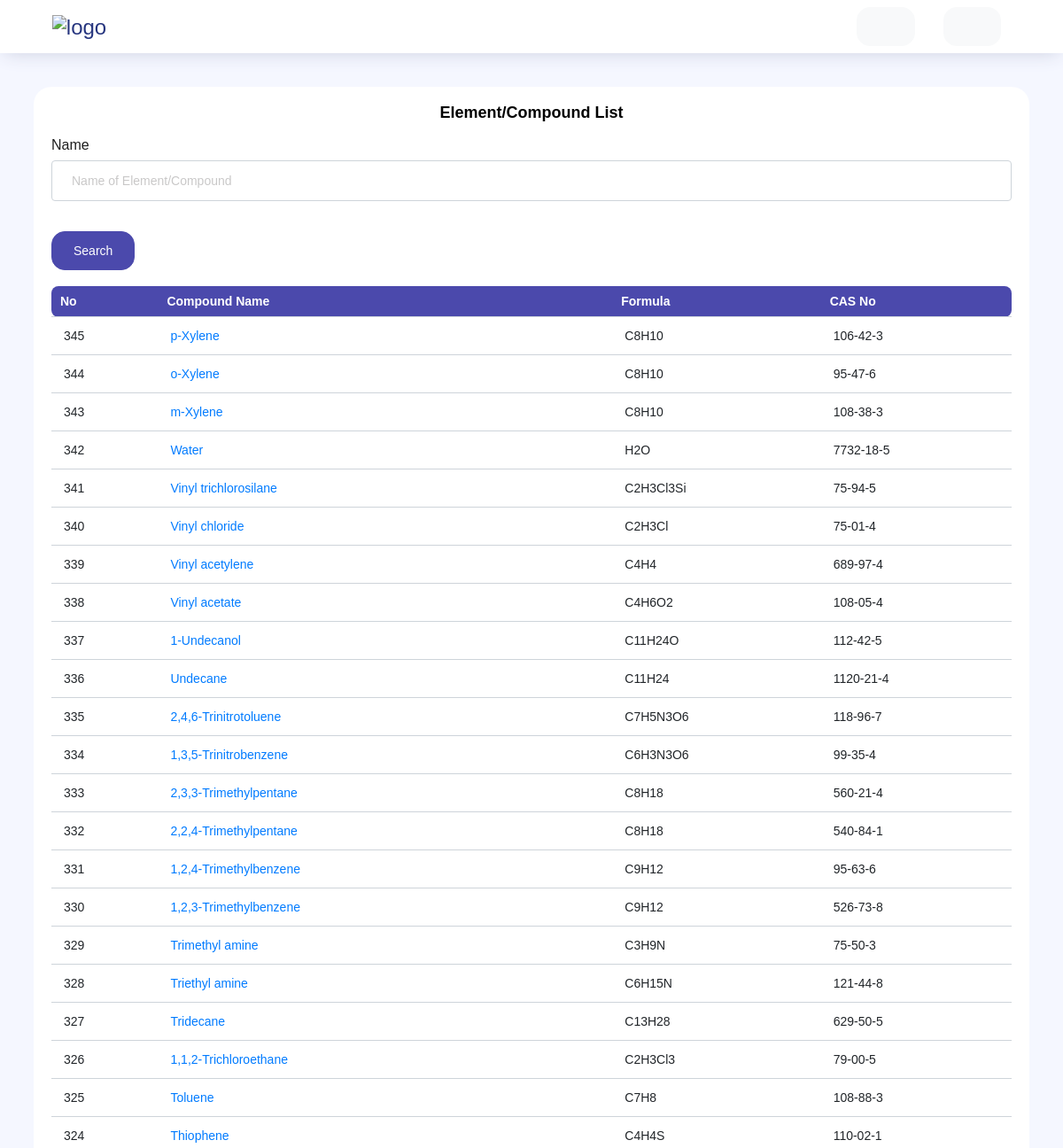
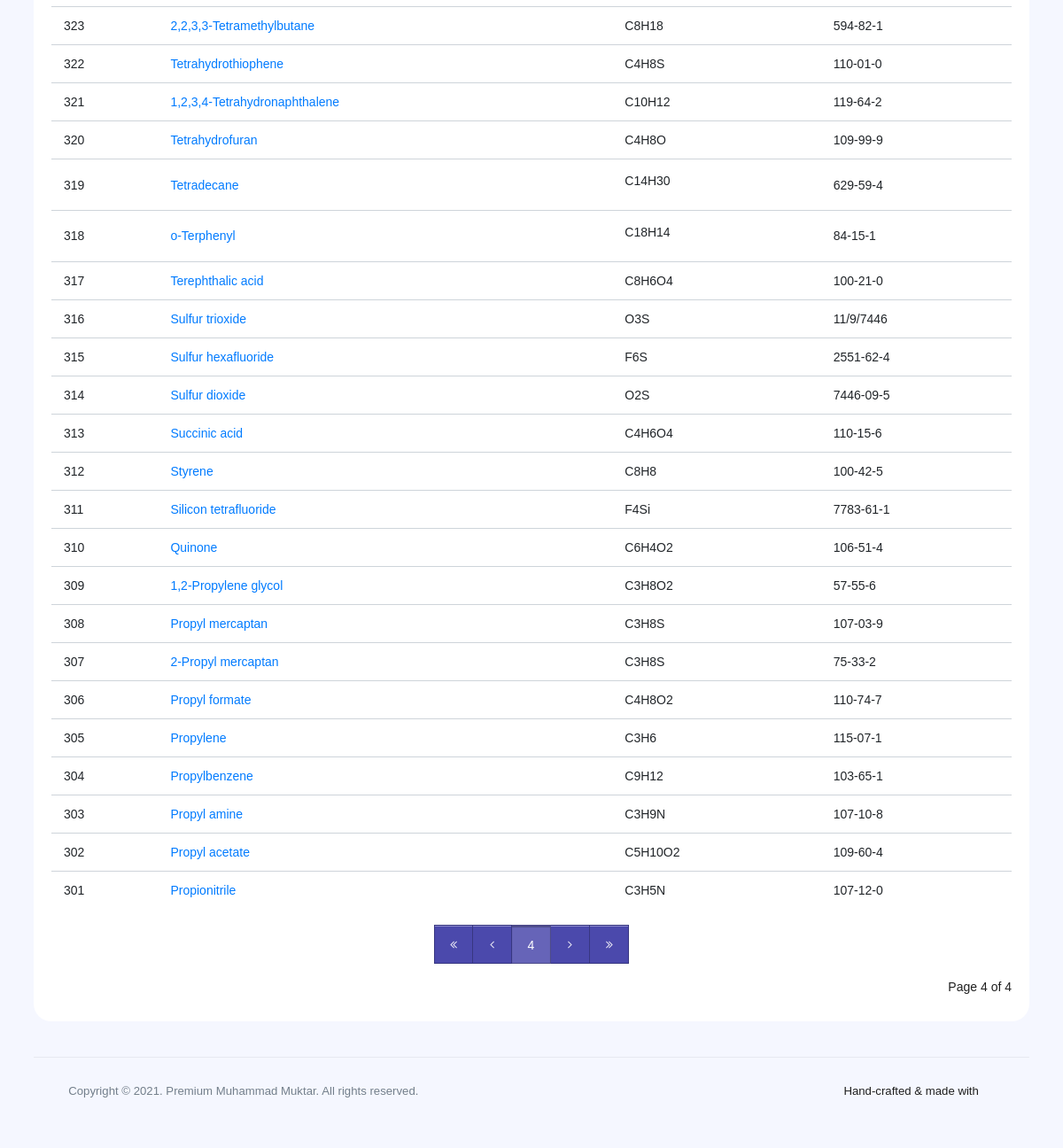
The page /element/?page=4 on the database its author committed (2 pictures, top to bottom).
### core/models.py (models this page shows, shortened)
class Element(models.Model):
    name = models.CharField(max_length=300, blank=True, null=True)
    formula= RichTextUploadingField(max_length=200,blank=True, null=True)
    CASno = models.CharField(max_length=300,blank=True, null=True)

### core/views.py (the view)
# urls.py: path('element/', pro_home, name='Process'),
def pro_home(request):
    queryset = Element.objects.all().order_by('id')
    now = datetime.date(datetime.now())
    paginator = Paginator(queryset, 100)
    page = request.GET.get('page')
    queryset = paginator.get_page(page)
    form = ElementSearchForm(request.POST or None)
    if request.method == 'POST':
        queryset = Element.objects.filter(
									name__icontains=form['name'].value(),
									)
    context = {
        "queryset": queryset,
        'form': form,
        'now': now,
    }
    return render (request, 'pro.html', context)

### core/forms.py
class ElementSearchForm(forms.ModelForm):
    class Meta:
        model = Element
        fields = ['name', ]
        widgets = {
            'name':forms.TextInput(attrs={'id':'myInput','type':'text', 'name':'query','class':'form-control','placeholder':'Name of Element/Compound'}),
        }

### templates/pro.html (shortened to what this page needs)
{% extends "dashboard.html" %} {% load static %} {% block changepassword %} {% load crispy_forms_tags %}
<link rel="stylesheet" href="{% static 'css/pagination.css' %}">
<link rel="stylesheet" href="//maxcdn.bootstrapcdn.com/font-awesome/4.3.0/css/font-awesome.min.css">
<div class="row">
    <div class="col-md-12 grid-margin stretch-card">
        <div class="card">
            <div class="card-body">
                <h1 class="card-title text-center">Element/Compound list</h1>
                <form autocomplete="on" method='POST' action=''>{% csrf_token %}
                <div class="autocomplete">
                {{form|crispy}}
                    </div>
                    <br>
                    <input class="btn btn-primary mybutton" type="submit" value='Search' />
                </form>
                <br>
                <div class="table-responsive">
                    <table class="table table-hover display expandable-table">
                        <thead>
                            <tr>
                                <th>No</th>
                                <th>Compound Name</th>
                                <th>Formula</th>
                                <th>CAS No</th>
                            </tr>
                        </thead>
                        {% for instance in queryset reversed %}
                        <tr>
                            <td>{{instance.id}}</td>
                            <td><a href="{% url 'ProcessDetail' instance.id %}">{{instance.name}}</a></td>
                            <td>{{instance.formula| safe}}</td>
                            <td>{{instance.CASno | safe}}</td>
                        </tr>
                        {% endfor %}
                    </table>
                </div>
                <br>
                <ul class="pagination" role="menubar" aria-label="Pagination">
                    {% if queryset.has_previous %}
                    <li><a href="?page=1"><span>First</span></a></li>
                    <li><a href="?page={{queryset.previous_page_number}}"><span>Previous</span></a></li>
                    {% else %}
                    <li><a href=""><span>First</span></a></li>
                    <li><a href=""><span>Previous</span></a></li>
                    {% endif %}
                    <li class="current"><a href="">{{ queryset.number }}</a></li>
                    {% if queryset.has_next %}
                    <li><a href="?page={{ queryset.next_page_number }}"><span>Next</span></a></li>
                    <li><a href="?page={{ queryset.paginator.num_pages }}"><span>Last</span></a></li>
                    {% else %}
                    <li><a href=""><span>Next</span></a></li>
                    <li><a href=""><span>Last</span></a></li>
                    {% endif %}
                </ul>
                <div class="text-right">
                    <p class="text-right">Page {{ queryset.number }} of {{ queryset.paginator.num_pages }}</p>
                </div>
            </div>
        </div>
    </div>
    {% endblock changepassword %}

### static/css/pagination.css (style rules this page uses)
.pagination, .pagination li a { display: flex; flex-wrap: wrap; justify-content: center; align-items: center; }
.pagination li { background-color: #4B49AC; }
.pagination a { font-weight: 300; padding-top: 1px; text-decoration: none; border: 1px solid rgba(0, 0, 0, .25); border-left-width: 0; min-width: 44px; min-height: 44px; color: rgba(255, 255, 255, .85); box-shadow: inset 0px 1px 0px 0px rgba(255, 255, 255, .35); }
.pagination li:first-of-type a { border-left-width: 1px; }
.pagination li:first-child a::before, .pagination li:last-child a::after, .pagination li:nth-of-type(2) a::before, .pagination li:nth-last-of-type(2) a::after { display: inline-block; font-family: Fontawesome; font-size: inherit; text-rendering: auto; -webkit-font-smoothing: antialiased; -moz-osx-font-smoothing: grayscale; transform: translate(0, 0); }
.pagination li:first-child a::before, .pagination li:last-child a::after { content: "\f100"; }
.pagination li:nth-of-type(2) a::before, .pagination li:nth-last-of-type(2) a::after { content: "\f104"; }
.pagination li:last-child a::after, .pagination li:nth-last-of-type(2) a::after { transform: rotate(180deg); }
.pagination li.current a { padding-top: .25em; color: rgba(255, 255, 255, 1); background-color: rgba(255, 255, 255, .15); box-shadow: inset 0px 2px 1px 0px rgba(0, 0, 0, .25); cursor: default; pointer-events: none; }

### rows shown on the page
Element: id "345", name "p-Xylene", formula "C8H10", CASno "106-42-3"
Element: id "344", name "o-Xylene", formula "C8H10", CASno "95-47-6"
Element: id "343", name "m-Xylene", formula "C8H10", CASno "108-38-3"
Element: id "342", name "Water", formula "H2O", CASno "7732-18-5"
Element: id "341", name "Vinyl trichlorosilane", formula "C2H3Cl3Si", CASno "75-94-5"
Element: id "340", name "Vinyl chloride", formula "C2H3Cl", CASno "75-01-4"
Element: id "339", name "Vinyl acetylene", formula "C4H4", CASno "689-97-4"
Element: id "338", name "Vinyl acetate", formula "C4H6O2", CASno "108-05-4"
Element: id "337", name "1-Undecanol", formula "C11H24O", CASno "112-42-5"
Element: id "336", name "Undecane", formula "C11H24", CASno "1120-21-4"
Element: id "335", name "2,4,6-Trinitrotoluene", formula "C7H5N3O6", CASno "118-96-7"
Element: id "334", name "1,3,5-Trinitrobenzene", formula "C6H3N3O6", CASno "99-35-4"
Element: id "333", name "2,3,3-Trimethylpentane", formula "C8H18", CASno "560-21-4"
Element: id "332", name "2,2,4-Trimethylpentane", formula "C8H18", CASno "540-84-1"
Element: id "331", name "1,2,4-Trimethylbenzene", formula "C9H12", CASno "95-63-6"
Element: id "330", name "1,2,3-Trimethylbenzene", formula "C9H12", CASno "526-73-8"
Element: id "329", name "Trimethyl amine", formula "C3H9N", CASno "75-50-3"
Element: id "328", name "Triethyl amine", formula "C6H15N", CASno "121-44-8"
Element: id "327", name "Tridecane", formula "C13H28", CASno "629-50-5"
Element: id "326", name "1,1,2-Trichloroethane", formula "C2H3Cl3", CASno "79-00-5"
Element: id "325", name "Toluene", formula "C7H8", CASno "108-88-3"
Element: id "324", name "Thiophene", formula "C4H4S", CASno "110-02-1"
Element: id "323", name "2,2,3,3-Tetramethylbutane", formula "C8H18", CASno "594-82-1"
Element: id "322", name "Tetrahydrothiophene", formula "C4H8S", CASno "110-01-0"
Element: id "321", name "1,2,3,4-Tetrahydronaphthalene", formula "C10H12", CASno "119-64-2"
Element: id "320", name "Tetrahydrofuran", formula "C4H8O", CASno "109-99-9"
Element: id "319", name "Tetradecane", formula "C14H30", CASno "629-59-4"
Element: id "318", name "o-Terphenyl", formula "C18H14", CASno "84-15-1"
Element: id "317", name "Terephthalic acid", formula "C8H6O4", CASno "100-21-0"
Element: id "316", name "Sulfur trioxide", formula "O3S", CASno "11/9/7446"
Element: id "315", name "Sulfur hexafluoride", formula "F6S", CASno "2551-62-4"
Element: id "314", name "Sulfur dioxide", formula "O2S", CASno "7446-09-5"
Element: id "313", name "Succinic acid", formula "C4H6O4", CASno "110-15-6"
Element: id "312", name "Styrene", formula "C8H8", CASno "100-42-5"
Element: id "311", name "Silicon tetrafluoride", formula "F4Si", CASno "7783-61-1"
Element: id "310", name "Quinone", formula "C6H4O2", CASno "106-51-4"
Element: id "309", name "1,2-Propylene glycol", formula "C3H8O2", CASno "57-55-6"
Element: id "308", name "Propyl mercaptan", formula "C3H8S", CASno "107-03-9"
Element: id "307", name "2-Propyl mercaptan", formula "C3H8S", CASno "75-33-2"
Element: id "306", name "Propyl formate", formula "C4H8O2", CASno "110-74-7"
Element: id "305", name "Propylene", formula "C3H6", CASno "115-07-1"
Element: id "304", name "Propylbenzene", formula "C9H12", CASno "103-65-1"
Element: id "303", name "Propyl amine", formula "C3H9N", CASno "107-10-8"
Element: id "302", name "Propyl acetate", formula "C5H10O2", CASno "109-60-4"
Element: id "301", name "Propionitrile", formula "C3H5N", CASno "107-12-0"

### other values the page prints
{{ queryset.number }} "4"
{{ queryset.paginator.num_pages }} "4"
